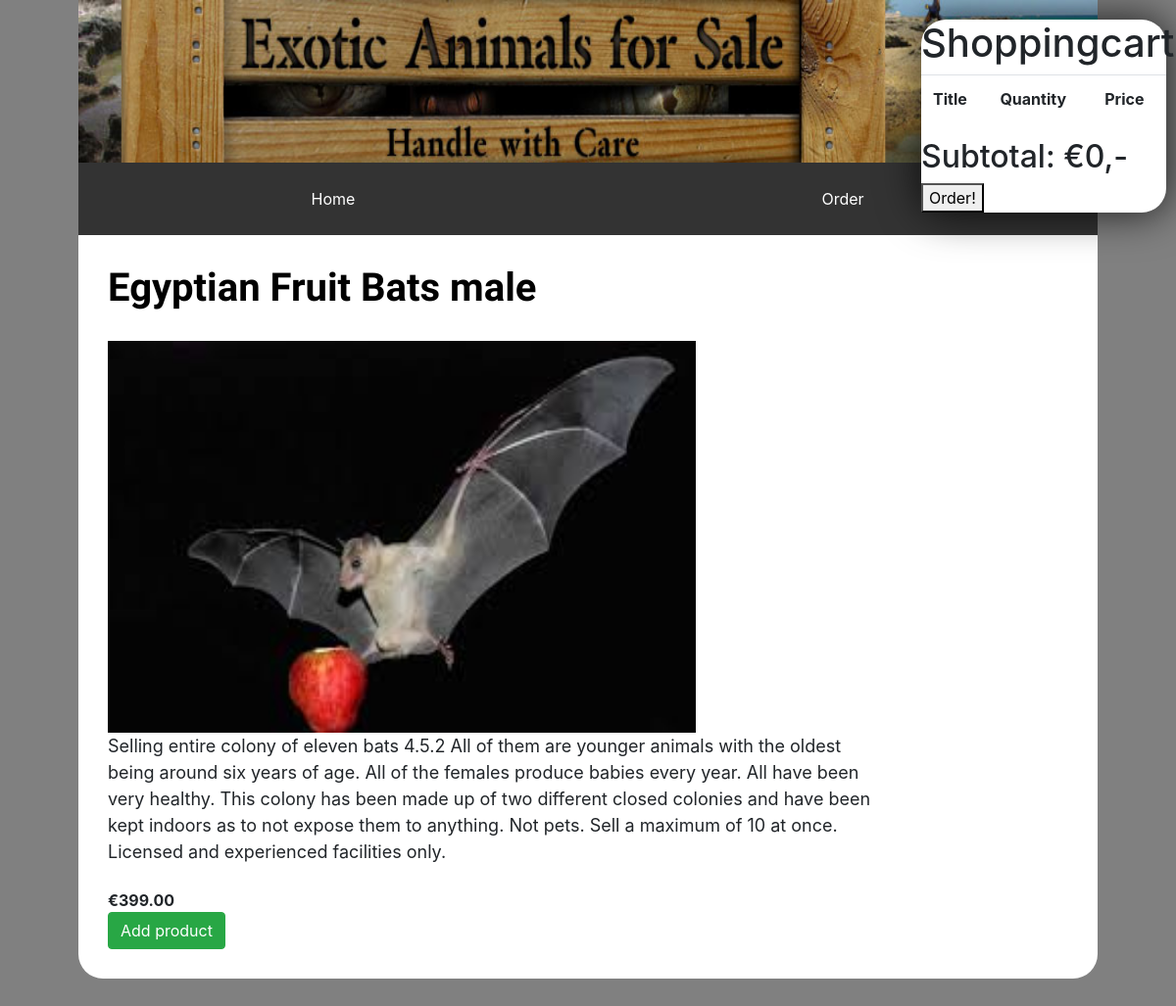
The page /product/EgyptianFruitBats on the database its author committed.
### tables this page shows
CREATE TABLE `products` (
  `id` int(11) UNSIGNED NOT NULL,
  `slug` varchar(255) NOT NULL,
  `title` varchar(255) DEFAULT NULL,
  `description` text,
  `price` double(9,2) DEFAULT NULL,
  `image` varchar(255) DEFAULT NULL,
  `seo_title` varchar(255) DEFAULT NULL,
  `seo_description` varchar(255) DEFAULT NULL,
  `created_at` timestamp NULL DEFAULT NULL,
  `updated_at` timestamp NULL DEFAULT NULL
);

### public/product.php (the view, shortened to what this page needs)
<?php
	$database = db();
	$product = $database->prepare('SELECT * FROM products WHERE slug = :slug');
	try{
		$product->execute([
			'slug' => $_GET['slug']
		]);
		$product->setFetchmode(PDO::FETCH_ASSOC);
		$product = $product->fetch();
	}
	catch(Exception $e){
		http_response_code(500);
		dd($e->getMessage());
	}
?>
<!DOCTYPE html>
<html>
<head>
	<link rel="stylesheet" href="https://stackpath.bootstrapcdn.com/bootstrap/4.1.0/css/bootstrap.min.css">
	<link rel="stylesheet" type="text/css" href="../product.css">
</head>
<body>
	<section>
		<img class="banner" src="../images/banner.jpg">
		<ul>
		 	<li><a href="../index.php">Home</a></li>
			<li><a href="../ShoppingcartFORM.php">Order</a></li>
		</ul>
		<div class="achtergrond">
			<br><br>
			<div class="hoofd"><?php echo $product['title']; ?></div><br>
			<img class="afb" src="../images/<?php echo $product['image']; ?>">
			<div class="description"><?php echo $product['description']; ?></div><br>
			<div class="price">€<?php echo $product['price']; ?></div>
			<button class="btn btn-success add-to-cart" data-url="../cart/add.php?id=<?php echo $product['id']; ?>">Add product</button>
		</div>
	</section>
	<aside class="bucket" id="bucket">
		<?php include "partials/bucket.php"; ?>
	</aside>

### public/product.css (style rules this page uses)
ul { list-style-type: none; margin-top: 0; padding: 0; overflow: hidden; background-color: #333; position: relative; top: 0; z-index: 1; }
li { float: left; width: 50%; }
li a { display: block; color: white; text-align: center; padding: 25px 16px; text-decoration: none; }
body { background-color: grey; background-repeat: no-repeat; background-attachment: fixed; background-position: center; background-size: cover; height: 100vh; }
section { padding: 80px; }
.description { font-size: 18px; width: 800px; }
.price { font-weight: bold; }
.bucket { background-color: #FFF; border-radius: 25px; width: 250px; position: fixed; top: 20px; right: 10px; z-index: 1; -webkit-box-shadow: 0px 0px 42px 2px rgba(0,0,0,0.75); -moz-box-shadow: 0px 0px 42px 2px rgba(0,0,0,0.75); box-shadow: 0px 0px 42px 2px rgba(0,0,0,0.75); }
.achtergrond { margin-top: -40px; background-color: white; border: 25px white; padding: 0px 30px 30px 30px; border-radius: 25px; }
.banner { height: 166px; margin-top: -80px; width: 100%; }
.hoofd { font-family: 'Song Myung', serif; color: black; font-weight: bold; font-size: 40px; }
.afb { height: 400px; width: 600px; }

### rows shown on the page
products: title "Egyptian Fruit Bats male", image (picture), description "Selling entire colony of eleven bats 4.5.2 All of them are younger animals with the oldest being around six years of age. All of the females produce babies every year. All have been very healthy. This colony has been made up of two different closed colonies and have been kept indoors as to not expose them to anything. Not pets. Sell a maximum of 10 at once. Licensed and experienced facilities only.", price "399.00"

### other values the page prints
$_SESSION['cart']['total'] "0"
